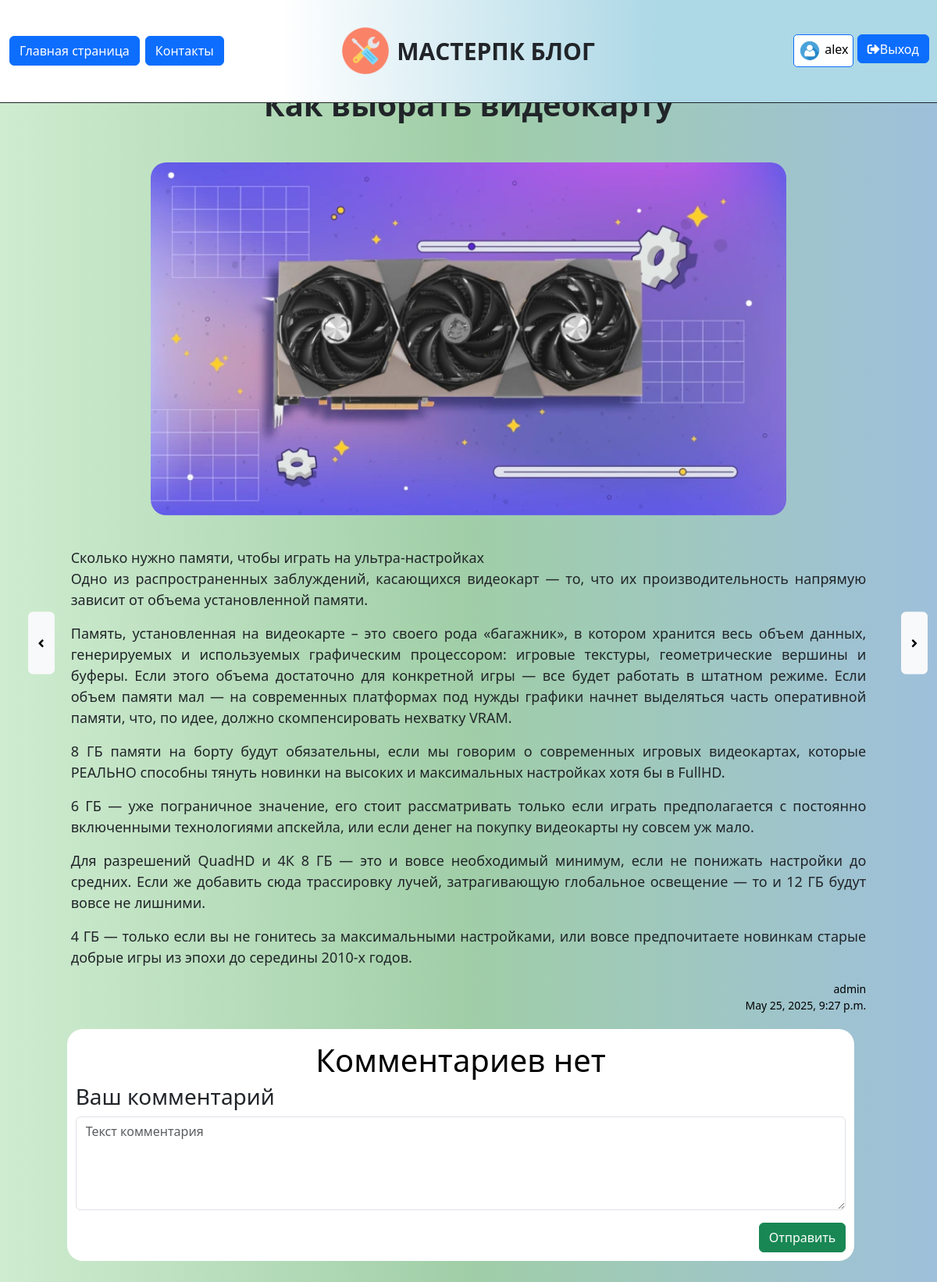
Page /detail/8/ (signed in) on the committed database.
### blog/models.py (models this page shows, shortened)
class BlogPost(models.Model):
    title = models.CharField(max_length=200, verbose_name="Заголовок")
    content = models.TextField(verbose_name="Содержание")
    date_published = models.DateTimeField(default=timezone.now ,verbose_name="Дата публикации")
    image = models.ImageField(upload_to="images/", verbose_name="Изображение")
    author = models.ForeignKey(User, on_delete=models.CASCADE, verbose_name="Автор", null=True, blank=True)
    class Meta:
        verbose_name = "Блог"
        verbose_name_plural = "Блоги"

### blog/views.py (the view)
# urls.py: path("detail/<int:pk>/", views.blog_detail, name = "blog_detail"),
def blog_detail(request, pk):
    try:
        blog = BlogPost.objects.get(pk=pk)
    except BlogPost.DoesNotExist:
        return render(request, 'blog/blog_detail.html', {"exception": "Такого блога не существует"})
    blogs = BlogPost.objects.all()
    title = blog.title
    count = str(request.GET.get("post"))
    comments = Comment.objects.filter(blog=blog).order_by("date_published")
    if count == "prev":
        if blog.id == blogs.first().id:
            return redirect("blog:blog_detail", pk=blogs.last().id)
        prev_blog = blogs.filter(id__lt=blog.id).last()
        return redirect("blog:blog_detail", pk=prev_blog.id)
    if count == "next":
        if blog.id == blogs.last().id:
            return redirect("blog:blog_detail", pk=blogs.first().id)
        next_blog = blogs.filter(id__gt=blog.id).first()
        return redirect("blog:blog_detail", pk=next_blog.id)
    centext = {
        "blog": blog,
        "title": title,
        "comments": comments
    }
    if request.method == "POST":
        form = CommentModelForm(request.POST)
        if form.is_valid():
            new_comment = form.save(commit=False)
            new_comment.author =request.user
            new_comment.date_published = datetime.now()
            new_comment.blog = blog
            new_comment.save()
            return redirect("blog:blog_detail", pk=pk)
    else:
        form = CommentModelForm()
    centext["form"] = form
    return render(request, 'blog/blog_detail.html', centext)

### blog/forms.py
class CommentModelForm(ModelForm):
    class Meta:
        model = Comment
        fields = ["text"]
    def __init__(self, *args, **kwargs):
        super(CommentModelForm, self).__init__(*args, **kwargs)
        self.fields["text"].help_text = ""
        self.fields["text"].label = ""
        self.fields["text"].widget = forms.Textarea(
            attrs={
                "placeholder": "Текст комментария",
                "rows": 1,
                "class": "form-control",
            }
        )

### blog/templates/blog/blog_detail.html (shortened to what this page needs)
 {% extends 'blog/layout.html' %}
 {% load static %}
 {% block static %}
 <link  rel="stylesheet" href="{% static 'blog/css/blog_detail.css' %}">
 {% endblock %}
 {% block content %}
      {% if not exception %}
      <div class="blog_detail">
          <a class="arrow btn btn-light" href="{% url 'blog:blog_detail' pk=blog.id %}?post=prev">
              <i class="fa fa-angle-left"></i>
          </a>
          <div class="news">
              <div class="content">
                   <h3 class="blog_title">{{ blog.title }}</h3>
                  <img src="{{blog.image.url}}">
                  <div class="blog_text"><a>{{ blog.content|linebreaks }}</a></div>
                  <div class="blog_info">
                       <a>{{blog.author}}</a>
                       <a>{{blog.date_published}}</a>
                  </div>
              </div>
              <div class="comments">
                  {% if comments %}
                    {% for comment in comments %}
                        <div class="comment">
                            <a class = "comment_author">
                                <img src="{% static 'blog/img/user2.png' %}" style="width: 40px; margin: 10px">
                                {{comment.author}}
                            </a>
                            <a class="comment_text">
                                {{comment.text}}
                            </a>
                            <a class = "comment_date" style="align-self: flex-end">
                                {{comment.date_published}}
                            </a>
                         </div>
                    {% endfor %}
                  {% else %}
                    <a class="no_comments">Комментариев нет</a>
                  {% endif %}
                   {% if user.is_authenticated%}
                        <div class="com_form">
                            <h3>Ваш комментарий</h3>
                            <form method="POST">
                                {{ form.as_p }}
                                <button type="submit" class="btn btn-success btn-send">
                                    Отправить
                                </button>
                            </form>
                        </div>
                  {% else %}
                        <h3>Авторизуйтесь, чтобы оставлять комментарии</h3>
                  {% endif %}
             </div>
          </div>
          <a class="arrow btn btn-light" href="{% url 'blog:blog_detail' pk=blog.id %}?post=next">
              <i class="fa fa-angle-right"></i>
          </a>
      </div>
      {% else %}
        <div class="error">
            <a>{{exception}}</a>
            <a href="{% url 'blog:index' %}">Вернуться к списку</a>
        </div>
      {%endif %}
{% endblock %}

### blog/templates/blog/layout.html (shortened to what this page needs)
{% load static %}
<html lang="en">
<head>
    <link rel="stylesheet" href="https://cdn.jsdelivr.net/npm/bootstrap@5.3.6/dist/css/bootstrap.min.css">
    <link rel="stylesheet" href="https://use.fontawesome.com/releases/v5.8.2/css/all.css">
    <link rel="stylesheet" href="{% static 'blog/css/layout.css' %}">
    {% block static %}
    {% endblock %}
</head>
<body>
    <div class="header">
        <div class="left_side">
            <a  class = "btn btn-primary main" href="{% url 'blog:index' %}">Главная страница</a>
            <a  class = "btn btn-primary contacts" href="{% url 'blog:contacts'%}">Контакты</a>
        </div>
        <div class="middle">
            <img class="logo" src="{% static 'blog/img/лого3.webp' %}"><div class="title"> МАСТЕРПК БЛОГ</div>
        </div>
         <div class="right_side">
             {% if user.is_authenticated %}
                <a class = "profile btn btn-primary" href ="{% url 'users:profile' %}" > <img src="{% static 'blog/img/person.png' %}" alt=""> {{ user.username }}</a>
                 <form class="log_out_form" action="{% url 'users:logout' %}" method="POST">
                     <button type="submit" class="btn btn-primary btn-exit"><i class="fa fa-sign-out-alt"></i>Выход</button>
                 </form>
             {% else %}
                <a class="btn btn-success" href ="{% url 'users:login' %}">Вход</a>
                <a class="btn btn-primary" href="{% url 'users:register' %}">Регистрация</a>
             {% endif %}
        </div>
    </div>
    <div style="height: 6%"></div>
    {% block content %}
    {% endblock %}
</body>
</html>

### static/blog/css/layout.css (style rules this page uses)
.header { position: fixed; width: 100%; border-bottom: 1px solid; z-index: 1; height: 8%; display: flex; background: #16cc4a; }
.left_side, .right_side, .middle { padding: 5px; display: flex; align-items: center; }
.left_side { width: 30%; background: white; }
.middle { width: 40%; justify-content: center; background: linear-gradient(-90deg, lightblue, white) }
.right_side { width: 30%; justify-content: flex-end; background: lightblue; }
.btn { margin-left: 2%; }
.log_out_form { margin-right: 2%; }
body { margin: 0; padding: 0; background: linear-gradient(90deg, #cfecd0, #a0cea7, #9ec0db); }
.logo { width: 60; }
.title { font-weight: bold; font-size: 30px; margin-left: 10px; }
.btn-exit { margin-top: 11px; display: flex; height: 37px; align-items: center; }
.profile img { width: 30px; }
.profile { color: black; background:white; padding: 5px; border-radius: 5px; text-decoration: none; margin-right: 1%; }

### static/blog/css/blog_detail.css (style rules this page uses)
.blog_detail { display: flex; padding: 1%; flex-direction: row; }
.content img { width: 80%; border-radius: 20px; margin-bottom: 2%; }
.content { width: 100%; display: flex; font-size: 25; flex-direction: column; align-items: center; padding: 0 2% 0 2%; align-self: flex-start; top: 8%; }
.blog_info { width: 100%; display: flex; flex-direction: column; align-items: flex-end; font-size: 14px; color: #000; font-weight: 100; }
.comments { display: flex; padding: 1%; flex-direction: column; width: 95%; align-items: center; margin: 20px 20px 20px 0; background: white; border-radius: 20px; }
.no_comments { color: black; font-size: 40px; }
.no_comments { text-decoration: none; }
.arrow { height: 10vh; display: flex; align-items: center; justify-content: center; position: sticky; top: 50%; transform: translate(0, -50%); }
.blog_title { margin: 50px 0 50px 0; font-size: 40px; font-weight: 800; text-align: justify; }
.blog_text { margin-top: 20px; font-size: 18px; font-weight: 400; text-align: justify; }
.news { display: flex; flex-direction: column; justify-content: center; align-items: center; }
.com_form { width: 100%; }
.form-control { height: 120px; }
.btn-send { float: right; }

### rows in the picture
BlogPost: title "Как выбрать видеокарту", image (picture), content "Сколько нужно памяти, чтобы играть на ультра-настройках Одно из распространенных заблуждений, касающихся видеокарт — то, что их производительность напрямую зависит от объема установленной памяти. Память, установленная на видеокарте – это своего рода «багажник», в котором хранится весь объем данных, генерируемых и используемых графическим процессором: игровые текстуры, геометрические вершины и буферы. Если этого объема достаточно для конкретной игры — все будет работать в штатном режиме. Если объем памяти мал — на современных платформах под нужды графики начнет выделяться часть оперативной памяти, что, по идее, должно скомпенсировать нехватку VRAM. 8 ГБ памяти на борту будут обязательны,…", author "admin", date_published "May 25, 2025, 9:27 p.m."

### other values in the picture
{{ user.username }} "alex"
